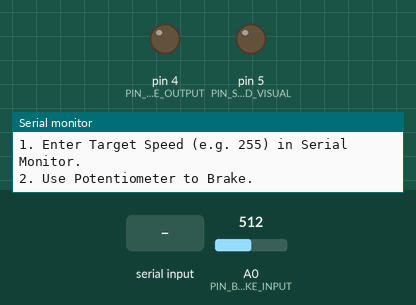
Recording of a sketch running on a simulated Arduino Uno, built with avr-gcc and run on an emulated ATmega328P. Parts: output pins drawn as LEDs (lit = HIGH), the last lines printed to the serial monitor. Inputs (shaded band) come from the test bench; at power-on: A0 (PIN_BRAKE_INPUT) = 512.

Above: at 1.2 s.
1.3 s: A0 (PIN_BRAKE_INPUT) set to 716
At 2.0 s:
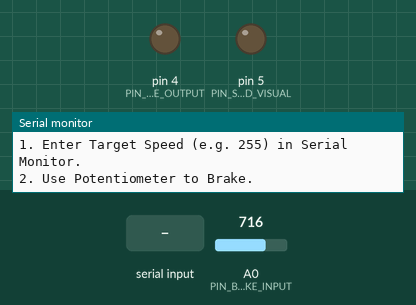
2.8 s: "90,45\n" received over Serial
4.3 s: A0 (PIN_BRAKE_INPUT) set to 34
5.8 s: A0 (PIN_BRAKE_INPUT) set to 28
At 6.03 s:
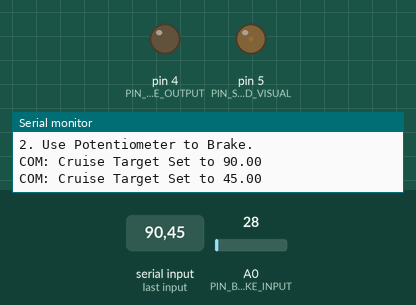
8.8 s: "30,150\n" received over Serial
At 11.04 s:
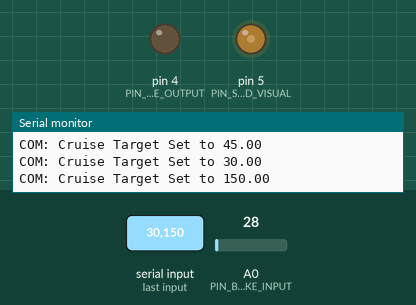
11.8 s: "200\n" received over Serial
At 21.09 s:
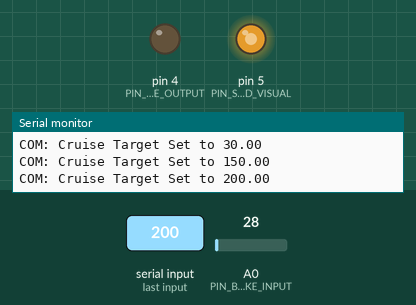
Timing chart, 0 to 21.9 s (numbered marks = the images above; inputs shaded):
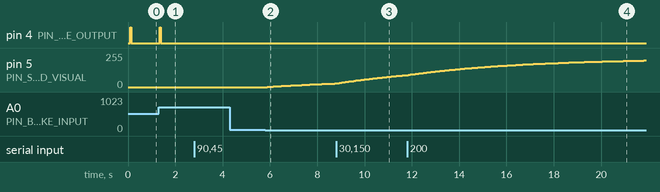

The sketch:

deceleration.ino
```cpp
/* * PROJECT: Physics-Based ABS & Cruise Control Simulation
 * STACK: AutosarCore (Generic Library)
 * HARDWARE: Arduino Mega / Uno
 */

#include <Std_Types.h>
#include <Mcal.h>
#include <Os.h>
#include <Rte_Main.h>

// ==========================================
// 1. HARDWARE CONFIGURATION
// ==========================================
#define PIN_BRAKE_INPUT   A0   // Potentiometer (Brake Pedal)
#define PIN_BRAKE_OUTPUT  4    // LED 1 (Brake Light / ABS Action)
#define PIN_SPEED_VISUAL  5   // LED 2 (Speedometer Visualizer)

// ==========================================
// 2. PHYSICS TUNING CONSTANTS
// ==========================================
#define MASS_INERTIA       5.0f   // Car Weight (Higher = Slower changes)
#define GAIN_P             0.5f   // Braking Strength (Proportional)
#define GAIN_D             2.0f   // Slam Sensitivity (Derivative)

#define LOG_DECAY_FACTOR   0.005f // Curve of deceleration
#define ACCEL_FACTOR       0.8f   // Engine Power (Recovery speed)

// ==========================================
// 3. RTE INTERFACE LAYER
// ==========================================
// Maps App Logic <---> Hardware Pins

Std_ReturnType Rte_Read_RpBrakePressure(uint16* value) {
    return Rte_Call_ReadAdc(PIN_BRAKE_INPUT, value);
}

Std_ReturnType Rte_Write_PpBrakeActuator(uint8 value) {
    Rte_Call_WritePwm(PIN_BRAKE_OUTPUT, value);
    return RTE_E_OK;
}

Std_ReturnType Rte_Write_PpSpeedIndicator(uint8 value) {
    Rte_Call_WritePwm(PIN_SPEED_VISUAL, value);
    return RTE_E_OK;
}

// ==========================================
// 4. APPLICATION LAYER (Physics Engine)
// ==========================================

// Global State Variables
float Swc_VehicleSpeed = 0.0f;     // Current Actual Speed
float Swc_TargetSpeed = 0.0f;      // Desired Cruise Speed (Set via Serial)
float Swc_LastBrakeInput = 0.0f;   // For derivative calc

TASK(VehicleDynamicsRunnable) {
    uint16 rawBrake;

    // A. READ INPUTS
    Rte_Read_RpBrakePressure(&rawBrake);
    float currentBrake = map(rawBrake, 0, 1023, 0, 100);

    // B. CALCULATE BRAKING EFFORT
    float brakeRate = currentBrake - Swc_LastBrakeInput;
    Swc_LastBrakeInput = currentBrake;
    float brakeEffort = (currentBrake * GAIN_P) + (brakeRate * GAIN_D);
    if (brakeEffort < 0) brakeEffort = 0;

    // C. PHYSICS ENGINE (Tri-Mode: Brake, Accel, Coast)
    // -----------------------------------------------------------

    // MODE 1: ACTIVE BRAKING (Priority 1)
    // Condition: Driver is pressing the brake pedal
    if (brakeEffort > 1.0f) {
        if (Swc_VehicleSpeed > 0) {
            float logDrop = (brakeEffort / MASS_INERTIA) * (Swc_VehicleSpeed * LOG_DECAY_FACTOR);
            float totalDrop = logDrop + (brakeEffort * 0.02f);
            Swc_VehicleSpeed -= totalDrop;
        }
        // If we brake hard, we might drop below target.
        // Mode 2 will pick it back up once we release the brake.
    }

    // MODE 2: RE-ACCELERATION (Cruise Recovery)
    // Condition: Brake Released AND Speed is TOO LOW
    else if (Swc_VehicleSpeed < Swc_TargetSpeed) {
        float speedDiff = Swc_TargetSpeed - Swc_VehicleSpeed;
        float acceleration = (ACCEL_FACTOR / MASS_INERTIA) + (speedDiff * 0.01f);
        Swc_VehicleSpeed += acceleration;

        // Clamp to target so we don't overshoot
        if (Swc_VehicleSpeed > Swc_TargetSpeed) Swc_VehicleSpeed = Swc_TargetSpeed;
    }

    // MODE 3: COASTING / ENGINE BRAKING (The Fix)
    // Condition: Brake Released AND Speed is TOO HIGH
    // (e.g., You changed Serial Target from 100 -> 50)
    else if (Swc_VehicleSpeed > Swc_TargetSpeed) {
        // Simulate Air Drag / Engine Braking
        // This is a gentle slowdown, much softer than active braking.
        float dragForce = 1.2f + (Swc_VehicleSpeed * 0.001f);

        Swc_VehicleSpeed -= dragForce;

        // Clamp to target so we don't undershoot
        if (Swc_VehicleSpeed < Swc_TargetSpeed) Swc_VehicleSpeed = Swc_TargetSpeed;
    }
    // -----------------------------------------------------------

    // Clamp Speed Limits (0-255)
    if (Swc_VehicleSpeed < 0) Swc_VehicleSpeed = 0;
    if (Swc_VehicleSpeed > 255) Swc_VehicleSpeed = 255;

    // D. WRITE OUTPUTS
    Rte_Write_PpSpeedIndicator((uint8)Swc_VehicleSpeed);

    float ledBrightness = brakeEffort * 2.55;
    if (ledBrightness > 255) ledBrightness = 255;
    Rte_Write_PpBrakeActuator((uint8)ledBrightness);

    TerminateTask();
}

// ==========================================
// 5. BSW / OS (Com Stack & Scheduler)
// ==========================================
uint32 task_timer = 0;

void CheckSerialCom() {
    // "Com Stack": Reads Serial to set TARGET Speed
    if (Serial.available() > 0) {
        int newTarget = Serial.parseInt();

        // Only update if valid number sent
        if (newTarget > 0) {
            Swc_TargetSpeed = (float)newTarget;

            // Optional: Jumpstart engine if stalled at 0
            if (Swc_VehicleSpeed < 1.0f) Swc_VehicleSpeed = 1.0f;

            Serial.print("COM: Cruise Target Set to ");
            Serial.println(Swc_TargetSpeed);

            // Flush buffer
            while(Serial.available()) Serial.read();
        }
    }
}

void setup() {
    Os_Init();

    // Hardware Init
    Port_SetPinDirection(PIN_BRAKE_OUTPUT, OUTPUT);
    Port_SetPinDirection(PIN_SPEED_VISUAL, OUTPUT);
    Port_SetPinDirection(PIN_BRAKE_INPUT, INPUT);

    Serial.println("--- ABS & CRUISE SIMULATION STARTED ---");
    Serial.println("1. Enter Target Speed (e.g. 255) in Serial Monitor.");
    Serial.println("2. Use Potentiometer to Brake.");
}

void loop() {
    // 1. Run Communication Stack
    CheckSerialCom();

    // 2. Run Application Task (Every 50ms)
    // 50ms gives the "Mass" inertia calculation time to feel realistic
    if (Os_CheckAlarm(&task_timer, 50)) {
        VehicleDynamicsRunnable();
    }
}
```

Measured:
- after the input at 1.3 s, pin 4 (PIN_BRAKE_OUTPUT): LOW → HIGH at once, → LOW 0.05 s later
- after the input at 4.3 s, every drawn part: stays the same
- after the input at 5.8 s, pin 5 (PIN_SPEED_VISUAL): moves from 0/255 to 27/255 over 2.9 s, starting after 0.09 s
